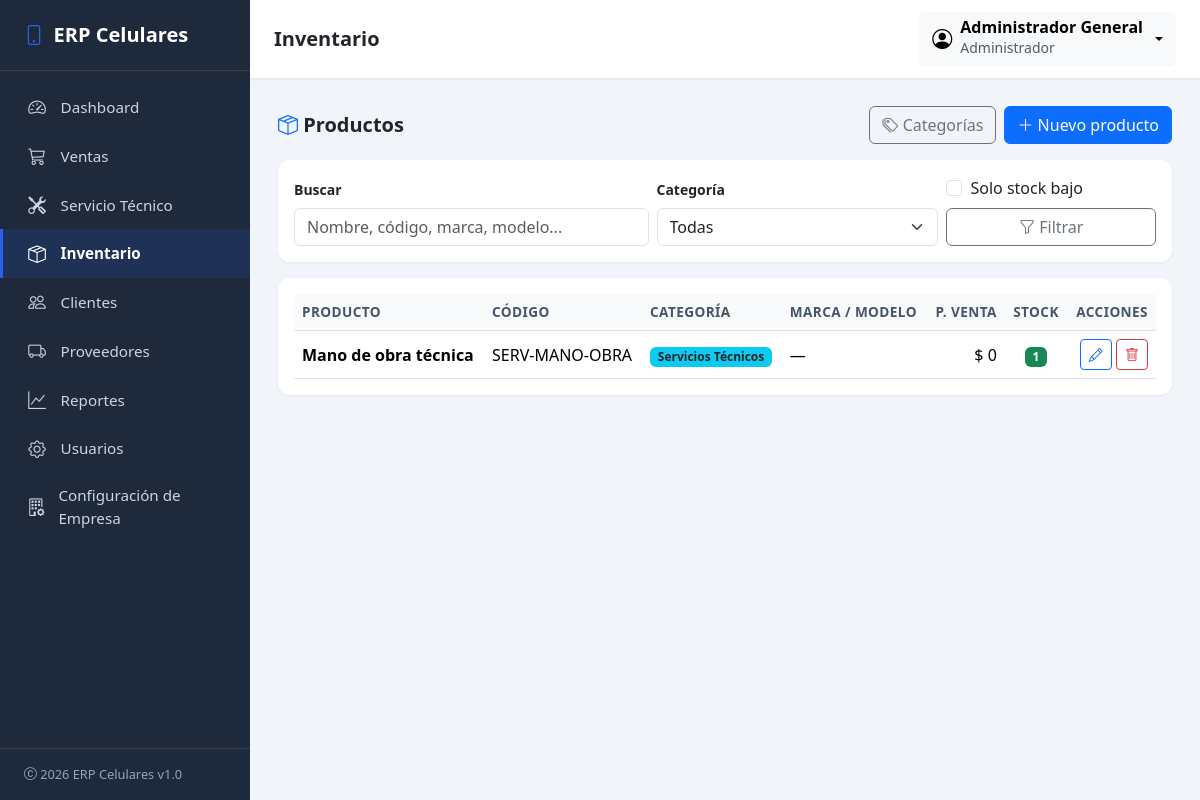
Screenshot of /inventario/ (signed in) with the database file from the repository.
### company/models.py (models this page shows, shortened)
class Company(models.Model):
    class TipoEmpresa(models.TextChoices):
        NATURAL = 'natural', 'Persona Natural'
        JURIDICA = 'juridica', 'Persona Jurídica'
    class RegimenTributario(models.TextChoices):
        SIMPLIFICADO = 'simplificado', 'Régimen Simplificado'
        COMUN = 'comun', 'Régimen Común'
        SIMPLE = 'simple', 'Régimen Simple de Tributación'
        NO_RESPONSABLE = 'no_responsable', 'No Responsable de IVA'
    class Moneda(models.TextChoices):
        COP = 'COP', 'Peso Colombiano (COP)'
        USD = 'USD', 'Dólar Estadounidense (USD)'
        EUR = 'EUR', 'Euro (EUR)'
        MXN = 'MXN', 'Peso Mexicano (MXN)'
    class Idioma(models.TextChoices):
        ES = 'es', 'Español'
        EN = 'en', 'Inglés'
    class Estado(models.TextChoices):
        ACTIVA = 'activa', 'Activa'
        SUSPENDIDA = 'suspendida', 'Suspendida'
        PRUEBA = 'prueba', 'En prueba'
    nombre_comercial = models.CharField('Nombre comercial', max_length=150, blank=True)
    razon_social = models.CharField('Razón social', max_length=150, blank=True)
    nit = models.CharField('NIT', max_length=30, blank=True)
    tipo_empresa = models.CharField(
        'Tipo de empresa', max_length=20,
        choices=TipoEmpresa.choices, blank=True,
    )
    regimen_tributario = models.CharField(
        'Régimen tributario', max_length=20,
        choices=RegimenTributario.choices, blank=True,
    )
    responsable_iva = models.BooleanField('Responsable de IVA', default=True)
    actividad_economica = models.CharField(
        'Actividad económica', max_length=150, blank=True,
        help_text='Código CIIU y/o descripción de la actividad principal.',
    )
    direccion = models.CharField('Dirección', max_length=255, blank=True)
    pais = models.CharField('País', max_length=100, blank=True, default='Colombia')
    departamento = models.CharField('Departamento', max_length=100, blank=True)
    municipio = models.CharField('Municipio / Ciudad', max_length=100, blank=True)
    codigo_postal = models.CharField('Código postal', max_length=20, blank=True)
    telefono = models.CharField('Teléfono', max_length=30, blank=True)
    whatsapp = models.CharField('WhatsApp', max_length=30, blank=True)
    correo = models.EmailField('Correo electrónico', blank=True)
    sitio_web = models.URLField('Sitio web', blank=True)
    moneda = models.CharField('Moneda', max_length=3, choices=Moneda.choices, default=Moneda.COP)
    simbolo_moneda = models.CharField('Símbolo de moneda', max_length=5, default='$')
    idioma = models.CharField('Idioma', max_length=5, choices=Idioma.choices, default=Idioma.ES)
    zona_horaria = models.CharField('Zona horaria', max_length=50, default='America/Bogota')
    fecha_creacion = models.DateTimeField('Fecha de creación', auto_now_add=True)
    fecha_modificacion = models.DateTimeField('Fecha de última modificación', auto_now=True)
    estado = models.CharField('Estado', max_length=20, choices=Estado.choices, default=Estado.ACTIVA)
    activo = models.BooleanField('Activo', default=True)
    licencia = models.CharField('Licencia', max_length=50, blank=True, default='Estándar')
    version_erp = models.CharField('Versión del ERP', max_length=20, blank=True, default='1.0')
    class Meta:
        verbose_name = 'Empresa'
        verbose_name_plural = 'Configuración de Empresa'
    @classmethod
    def get_solo(cls):
        obj, _creado = cls.objects.get_or_create(pk=1)
        return obj

### accounts/models.py (models this page shows, shortened)
class CustomUser(AbstractUser):
    class Roles(models.TextChoices):
        ADMIN = 'admin', 'Administrador'
        VENDEDOR = 'vendedor', 'Vendedor'
        TECNICO = 'tecnico', 'Técnico'
    role = models.CharField(
        'Rol',
        max_length=20,
        choices=Roles.choices,
        default=Roles.VENDEDOR,
    )
    telefono = models.CharField('Teléfono', max_length=30, blank=True)
    class Meta:
        verbose_name = 'Usuario'
        verbose_name_plural = 'Usuarios'
    @property
    def es_admin(self):
        return self.role == self.Roles.ADMIN or self.is_superuser

### inventory/models.py (models this page shows, shortened)
class Product(models.Model):
    nombre = models.CharField('Nombre', max_length=150)
    categoria = models.ForeignKey(
        Category,
        on_delete=models.PROTECT,
        related_name='productos',
        verbose_name='Categoría',
    )
    codigo = models.CharField('Código', max_length=50, unique=True)
    codigo_barras = models.CharField('Código de barras', max_length=100, blank=True)
    descripcion = models.TextField('Descripción', blank=True)
    precio_compra = models.DecimalField('Precio de compra', max_digits=12, decimal_places=2, default=0)
    precio_venta = models.DecimalField('Precio de venta', max_digits=12, decimal_places=2, default=0)
    stock = models.PositiveIntegerField('Stock', default=0)
    stock_minimo = models.PositiveIntegerField('Stock mínimo', default=0)
    marca = models.CharField('Marca', max_length=100, blank=True)
    modelo = models.CharField('Modelo', max_length=100, blank=True)
    imagen = models.ImageField('Imagen', upload_to='productos/', blank=True, null=True)
    fecha_creacion = models.DateTimeField('Fecha de creación', auto_now_add=True)
    class Meta:
        verbose_name = 'Producto'
        verbose_name_plural = 'Productos'
        ordering = ['nombre']
    @property
    def stock_bajo(self):
        return self.stock <= self.stock_minimo

class Category(models.Model):
    nombre = models.CharField('Nombre', max_length=100, unique=True)
    descripcion = models.TextField('Descripción', blank=True)
    class Meta:
        verbose_name = 'Categoría'
        verbose_name_plural = 'Categorías'
        ordering = ['nombre']

### inventory/views.py (the view, shortened to what this page needs)
# urls.py: path('', views.product_list, name='product_list'),
@login_required
def product_list(request):
    busqueda = request.GET.get('q', '').strip()
    categoria_id = request.GET.get('categoria', '').strip()
    solo_stock_bajo = request.GET.get('stock_bajo', '') == '1'
    productos = Product.objects.select_related('categoria').all()
    if categoria_id:
        productos = productos.filter(categoria_id=categoria_id)
    if solo_stock_bajo:
        productos = productos.filter(stock__lte=F('stock_minimo'))
    contexto = {
        'productos': productos,
        'categorias': Category.objects.all(),
        'busqueda': busqueda,
        'categoria_id': categoria_id,
        'solo_stock_bajo': solo_stock_bajo,
        'seccion_activa': 'inventario',
    }
    return render(request, 'inventory/product_list.html', contexto)

### templates/inventory/product_list.html (shortened to what this page needs)
{% extends 'base.html' %}
{% block page_title %}Inventario{% endblock %}
{% block content %}
<div class="d-flex flex-wrap justify-content-between align-items-center mb-3 gap-2">
    <h5 class="mb-0 fw-bold"><i class="bi bi-box-seam text-primary"></i> Productos</h5>
    <div class="d-flex gap-2">
        <a href="{% url 'inventory:category_list' %}" class="btn btn-outline-secondary"><i class="bi bi-tags"></i> Categorías</a>
        <a href="{% url 'inventory:product_create' %}" class="btn btn-primary"><i class="bi bi-plus-lg"></i> Nuevo producto</a>
    </div>
</div>
<div class="card mb-3">
    <div class="card-body">
        <form class="row g-2 align-items-end" method="get">
            <div class="col-md-5">
                <label class="form-label small fw-semibold">Buscar</label>
                <input type="text" name="q" value="{{ busqueda }}" class="form-control"
                       placeholder="Nombre, código, marca, modelo...">
            </div>
            <div class="col-md-4">
                <label class="form-label small fw-semibold">Categoría</label>
                <select name="categoria" class="form-select">
                    <option value="">Todas</option>
                </select>
            </div>
            <div class="col-md-3">
                <div class="form-check mb-2">
                    <input class="form-check-input" type="checkbox" name="stock_bajo" value="1"
                           id="stockBajo" {% if solo_stock_bajo %}checked{% endif %}>
                    <label class="form-check-label" for="stockBajo">Solo stock bajo</label>
                </div>
                <button type="submit" class="btn btn-outline-secondary w-100"><i class="bi bi-funnel"></i> Filtrar</button>
            </div>
        </form>
    </div>
</div>
<div class="card">
    <div class="card-body">
        <div class="table-responsive">
            <table class="table table-hover align-middle mb-0">
                <thead>
                    <tr>
                        <th>Producto</th>
                        <th>Código</th>
                        <th>Categoría</th>
                        <th>Marca / Modelo</th>
                        <th class="text-end">P. Venta</th>
                        <th class="text-center">Stock</th>
                        <th class="text-end">Acciones</th>
                    </tr>
                </thead>
                <tbody>
                    {% for p in productos %}
                    <tr>
                        <td class="fw-semibold">
                            {{ p.nombre }}
                        </td>
                        <td>{{ p.codigo }}</td>
                        <td><span class="badge bg-info text-dark">{{ p.categoria.nombre }}</span></td>
                        <td>{{ p.marca|default:"—" }} {{ p.modelo }}</td>
                        <td class="text-end">$ {{ p.precio_venta|floatformat:0 }}</td>
                        <td class="text-center">
                            {% if p.stock_bajo %}
                                <span class="badge bg-danger" title="Stock por debajo del mínimo">
                                    <i class="bi bi-exclamation-triangle"></i> {{ p.stock }}
                                </span>
                            {% else %}
                                <span class="badge bg-success">{{ p.stock }}</span>
                            {% endif %}
                        </td>
                        <td class="text-end text-nowrap">
                            <a href="{% url 'inventory:product_update' p.pk %}" class="btn btn-sm btn-outline-primary"><i class="bi bi-pencil"></i></a>
                            <a href="{% url 'inventory:product_delete' p.pk %}" class="btn btn-sm btn-outline-danger"><i class="bi bi-trash"></i></a>
                        </td>
                    </tr>
                    {% empty %}
                    <tr><td colspan="7" class="text-center text-muted py-4">No se encontraron productos.</td></tr>
                    {% endfor %}
                </tbody>
            </table>
        </div>
    </div>
</div>
{% endblock %}

### templates/base.html (shortened to what this page needs)
{% load static %}
<!DOCTYPE html>
<html lang="es">
<head>
    <link href="https://cdn.jsdelivr.net/npm/bootstrap@5.3.3/dist/css/bootstrap.min.css" rel="stylesheet">
    <link href="https://cdn.jsdelivr.net/npm/bootstrap-icons@1.11.3/font/bootstrap-icons.css" rel="stylesheet">
    <link href="{% static 'css/styles.css' %}" rel="stylesheet">
    <link href="{% static 'css/loading.css' %}" rel="stylesheet">
</head>
<body class="erp-loading-activo">
    <aside class="erp-sidebar" id="erpSidebar">
        <div class="sidebar-brand">
            {% if branding_config and branding_config.logo_principal %}
            <img src="{{ branding_config.logo_principal.url }}" alt="Logo" style="height: 28px; width: auto;">
            {% else %}
            <i class="bi bi-phone"></i>
            {% endif %}
            <span>{{ company_config.nombre_comercial|default:'ERP Celulares' }}</span>
        </div>
        <nav class="nav flex-column">
            <a href="{% url 'dashboard:index' %}" class="nav-link {% if seccion_activa == 'dashboard' %}active{% endif %}">
                <i class="bi bi-speedometer2"></i> Dashboard
            </a>
            {% if user.es_admin or user.role == 'vendedor' %}
            <a href="{% url 'sales:sale_list' %}" class="nav-link {% if seccion_activa == 'ventas' %}active{% endif %}">
                <i class="bi bi-cart3"></i> Ventas
            </a>
            {% endif %}
            {% if user.es_admin or user.role == 'tecnico' %}
            <a href="{% url 'repairs:order_list' %}" class="nav-link {% if seccion_activa == 'servicio' %}active{% endif %}">
                <i class="bi bi-tools"></i> Servicio Técnico
            </a>
            {% endif %}
            {% if user.es_admin %}
            <a href="{% url 'inventory:product_list' %}" class="nav-link {% if seccion_activa == 'inventario' %}active{% endif %}">
                <i class="bi bi-box-seam"></i> Inventario
            </a>
            {% endif %}
            <a href="{% url 'clients:client_list' %}" class="nav-link {% if seccion_activa == 'clientes' %}active{% endif %}">
                <i class="bi bi-people"></i> Clientes
            </a>
            <a href="#" class="nav-link {% if seccion_activa == 'proveedores' %}active{% endif %}">
                <i class="bi bi-truck"></i> Proveedores
            </a>
            <a href="#" class="nav-link {% if seccion_activa == 'reportes' %}active{% endif %}">
                <i class="bi bi-graph-up"></i> Reportes
            </a>
            {% if user.es_admin %}
            <a href="{% url 'accounts:user_list' %}" class="nav-link {% if seccion_activa == 'configuracion' %}active{% endif %}">
                <i class="bi bi-gear"></i> Usuarios
            </a>
            <a href="{% url 'company:config' %}" class="nav-link {% if seccion_activa == 'configuracion_empresa' %}active{% endif %}">
                <i class="bi bi-building-gear"></i> Configuración de Empresa
            </a>
            {% endif %}
        </nav>
        <div class="sidebar-footer">
            <i class="bi bi-c-circle"></i> 2026 ERP Celulares v1.0
        </div>
    </aside>
    <div class="erp-content">
        <nav class="erp-navbar d-flex align-items-center justify-content-between">
            <div class="d-flex align-items-center gap-3">
                <h5 class="mb-0 fw-semibold">{% block page_title %}{% endblock %}</h5>
            </div>
            <div class="dropdown">
                <button class="btn btn-light d-flex align-items-center gap-2 dropdown-toggle"
                        type="button" data-bs-toggle="dropdown" aria-expanded="false">
                    <i class="bi bi-person-circle fs-5"></i>
                    <span class="text-start d-none d-sm-block">
                        <span class="d-block fw-semibold lh-1">{{ user.get_full_name|default:user.username }}</span>
                        <small class="text-muted">{{ user.get_role_display }}</small>
                    </span>
                </button>
            </div>
        </nav>
        <main class="erp-main">
            {% block content %}{% endblock %}
        </main>
    </div>
</body>
</html>

### rows the page displays
Company: nombre_comercial "ERP Celulares"
CustomUser: get_full_name "Administrador General", role "Administrador"
Product: nombre "Mano de obra técnica", codigo "SERV-MANO-OBRA", categoria.nombre "Servicios Técnicos", marca "—", precio_venta "0", stock "1"
